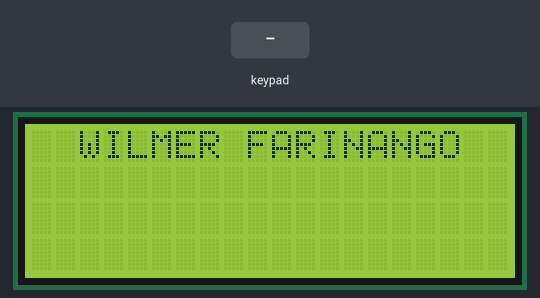
Bench run of a sketch on a simulated Arduino Uno, built with avr-gcc and run on an emulated ATmega328P. Parts: 20×4 character LCD. The test bench sets the inputs (shaded band). EEPROM starts erased; what the sketch prints to the serial monitor is not drawn.

Above: at 1.2 s.
1.3 s: keypad keys 7 6 5 4 # pressed 0.4 s apart
At 4.3 s:
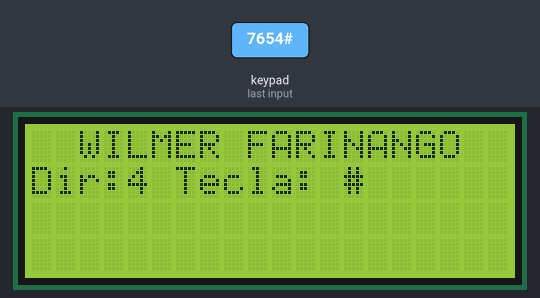
4.8 s: key 'W' pressed
At 5.6 s:
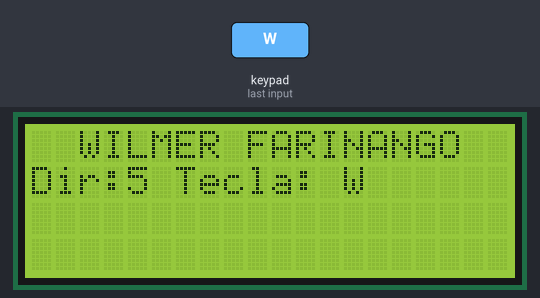
6.3 s: key 'D' pressed
At 6.8 s:
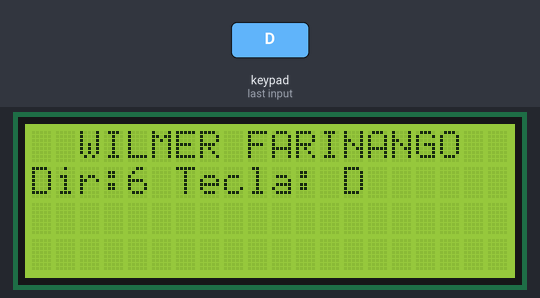
7.8 s: keypad keys 7 6 5 4 * pressed 0.4 s apart
At 10.2 s:
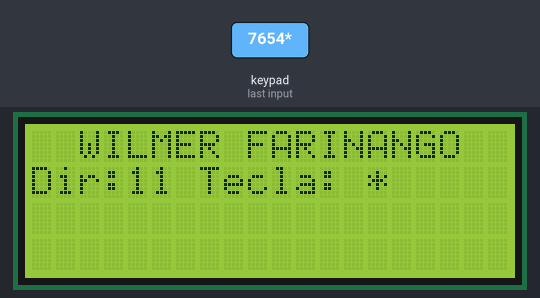
11.3 s: key 'F' pressed
At 11.9 s:
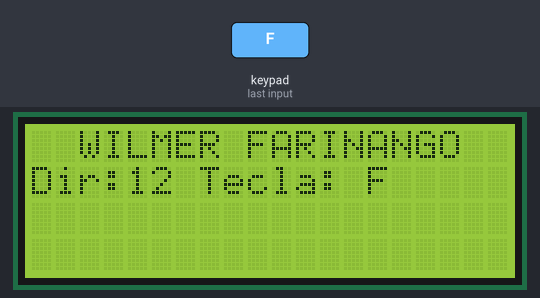
12.8 s: key 'I' pressed
At 13.9 s:
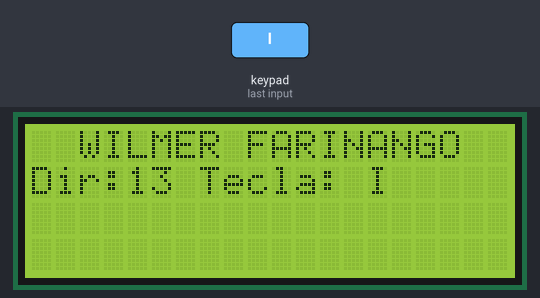
Timing chart, 0 to 15.3 s (numbered marks = the images above; inputs shaded):
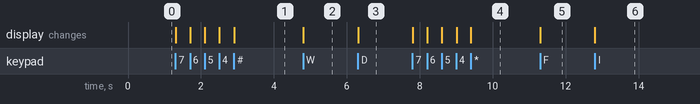

Measured:
- after the input at 1.3 s, the display: first changes at once (image 1 shows a later state)
- after the input at 4.8 s, the display: changes at once (image 2)
- after the input at 6.3 s, the display: changes at once (image 3)
- after the input at 7.8 s, the display: first changes at once (image 4 shows a later state)
- after the input at 11.3 s, the display: changes at once (image 5)
- after the input at 12.8 s, the display: changes at once (image 6)

The sketch:

Farinango_Wilmer_DEBER_5.1_SE.ino
```cpp
#include <EEPROM.h>
#include <Keypad.h>
#include <LiquidCrystal.h>
const int btn = A3;
const byte filas = 4;
const byte columnas = 4;
byte pinesFilas[]  = {7, 6, 5, 4};
byte pinesColumnas[] = {3, 2, A5, A4};
char teclas[4][4] = {
  {'1', '2', '3', 'W'},
  {'4', '5', '6', 'D'},
  {'7', '8', '9', 'F'},
  {'*', '0', '#', 'I'}
};
Keypad teclado1 = Keypad( makeKeymap(teclas), pinesFilas, pinesColumnas, filas, columnas);
int direccion = 0;
char tecla_presionada;
LiquidCrystal lcd(13, 12, 11, 10, 9, 8);
void setup() {
  pinMode(A3,INPUT);
  Serial.begin(9600);
  lcd.begin(20, 4);
  lcd.setCursor(2, 0);
  lcd.print("WILMER FARINANGO");
  EEPROM.get(direccion, tecla_presionada);
  Serial.println("Farinango Wilmer");
  Serial.println();
}
void loop() {

  char tecla_presionada = teclado1.getKey();
  if (tecla_presionada)  {
    EEPROM.put(direccion, tecla_presionada);
    lcd.setCursor(0, 1);
    lcd.print(String("Dir:") + String(direccion) + String(" Tecla: ") + String(tecla_presionada));
    if (btn == HIGH) {
        for (int i = 0; i <= 5; i++) {
          char dato = EEPROM.read(i);
          Serial.println(String(i) + String(dato));
        }
      }
      direccion++;
    }
  }
```
